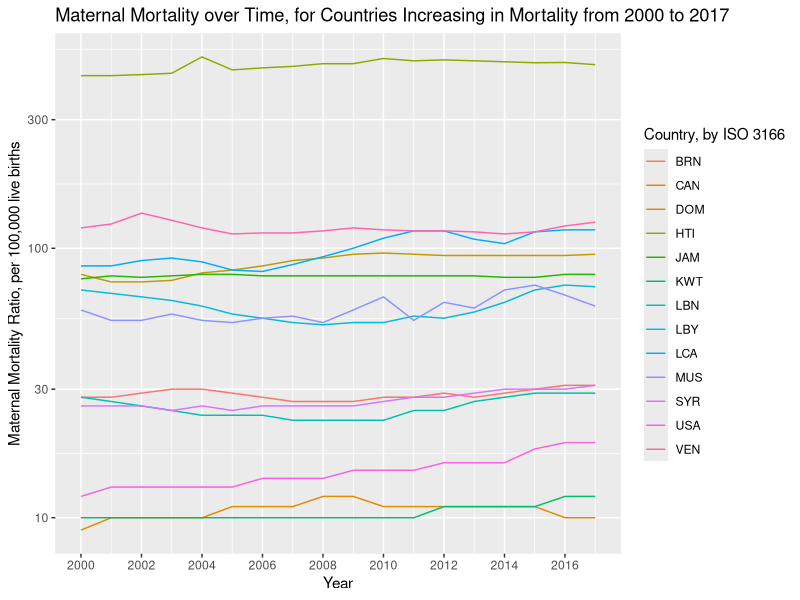

Write R code to recreate this figure.

# Library imports
library(here)
library(tidyverse)
library(readr)

# Import preprocessed data from previous assignments
conflict <- read.csv(here("data", "processed", "final_data.csv"), header = TRUE)

# Filter dataset for increases in matmor beyond initial value in year 2000,
# anytime within range of years 2000 to 2017
conflict_diff_matmor <- conflict %>%
  dplyr::select(iso, year, matmor) %>%
  dplyr::filter(year < 2018) %>%
  arrange(iso, year) %>%
  group_by(iso) %>%
  mutate(diff_matmor = matmor - matmor[1L])

# Fetch unique list of countries satisfying conflict_diff_matmor constraints
countries_with_matmor_incr <- conflict_diff_matmor %>%
  dplyr::filter(diff_matmor > 0 & year == 2017) %>%
  dplyr::select(iso) %>%
  unique()

# Filter conflict df by countries that fit conflict_diff_matmor constraints
conflict_matmor_incr <- conflict_diff_matmor %>%
  dplyr::filter(iso %in% countries_with_matmor_incr$iso)

# Create graph
ggplot(conflict_matmor_incr, mapping = aes(x = year, y = matmor, color = iso)) +
  geom_line() +
  labs(
    title="Maternal Mortality over Time, for Countries Increasing in Mortality from 2000 to 2017",
    color="Country, by ISO 3166"
  ) +
  xlab("Year") + 
  ylab("Maternal Mortality Ratio, per 100,000 live births") +
  scale_x_continuous(
    breaks = seq(
      min(conflict$year), 
      max(conflict$year), 
      2
    )
  ) + 
  scale_y_continuous(
    breaks = seq(
      0, 
      2000, 
      250      
    ),
  ) +
  scale_y_log10()
